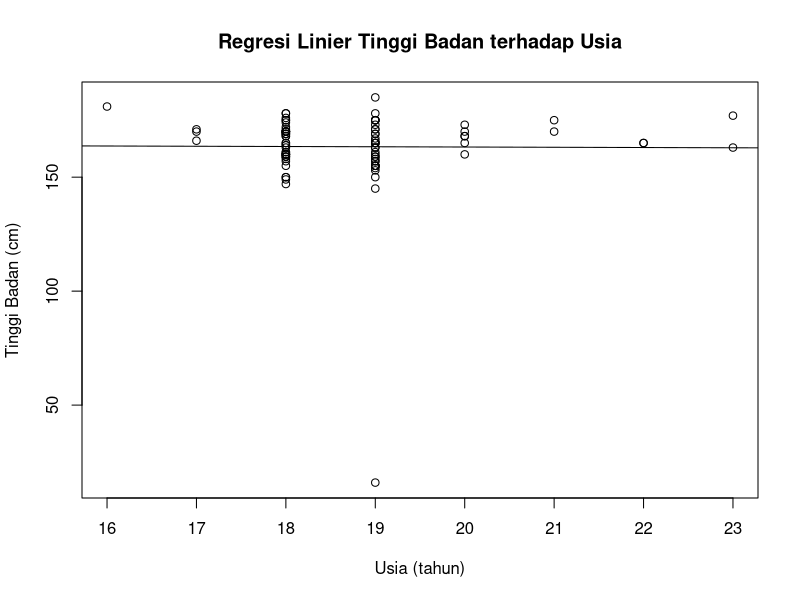

Write R code to recreate this figure.
# Regresi Linier

rm(list = ls())
library(readr)

# Baca data
data_mahasiswa <- read_csv("data/data_mahasiswa.csv")

# Model regresi
model <- lm(
  `Tinggi Badan` ~ `Usia Anda (dalam tahun)`,
  data = data_mahasiswa
)

# Ringkasan model
summary(model)

# Scatter plot + garis regresi
plot(
  data_mahasiswa$`Usia Anda (dalam tahun)`,
  data_mahasiswa$`Tinggi Badan`,
  main = "Regresi Linier Tinggi Badan terhadap Usia",
  xlab = "Usia (tahun)",
  ylab = "Tinggi Badan (cm)"
)

abline(model)

